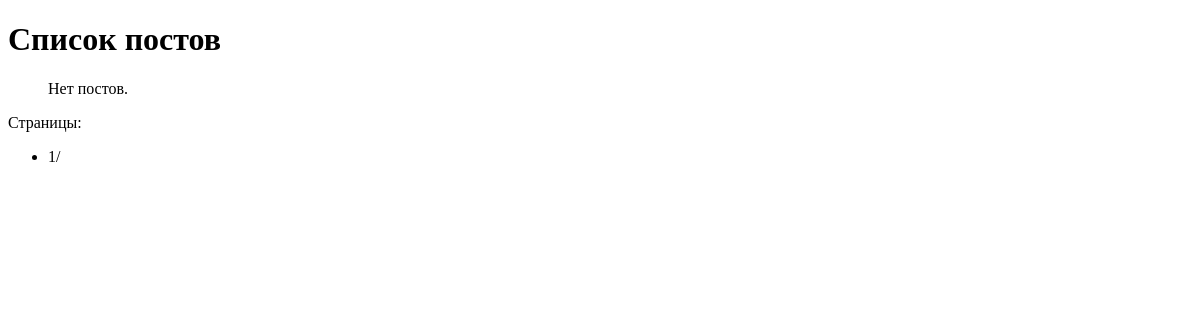
Page /?page=2 on the earlier database version.
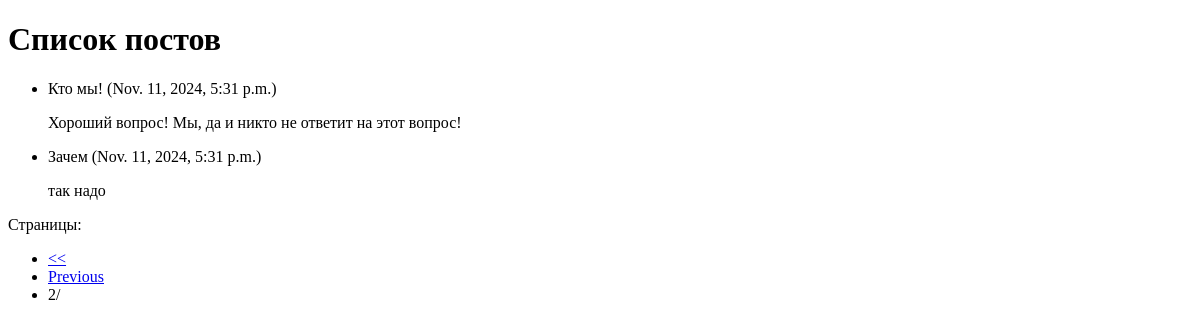
Same page on the later database version.
### paginator/models.py (models this page shows)
class Post(models.Model):
    title = models.CharField(max_length=50)
    content = models.TextField()
    created_at = models.DateTimeField(auto_now_add=True)

### paginator/views.py (the view)
# urls.py: path('', index),
def index(request):
    posts = Post.objects.all()
    paginator = Paginator(posts, 3)
    page_number = request.GET.get('page')
    page_obj = paginator.get_page(page_number)
    return render(request, 'index.html', {'page_posts': page_obj})

### templates/index.html (shortened to what this page needs)
<!DOCTYPE html>
<html lang="en">
<head>
</head>
<body>
{% block content %}
    <h1>Список постов</h1>
    <ul>
        {% for post in page_posts %}
            <li>
                {{ post.title }} ({{ post.created_at }})
                <p>{{ post.content }}</p>
            </li>
        {% empty %}
            <p>Нет постов.</p>
        {% endfor %}
    </ul>
    <div class="pagination">
        <p>Страницы:</p>
        <ul>
            {% if page_posts.has_previous %}
                <li><a href="?page=1"><<</a></li>
                <li><a href="?page={{ page_posts.previous_page_number }}">Previous</a></li>
            {% endif %}
            <li>{{ page_posts.number }}/{{ paginator.num_pages }}</li>
        </ul>
    </div>
{% endblock %}
</body>
</html>

Differences in the rows shown:
added Post: title "Кто мы!", created_at "Nov. 11, 2024, 5:31 p.m.", content "Хороший вопрос! Мы, да и никто не ответит на этот вопрос!"
added Post: title "Зачем", created_at "Nov. 11, 2024, 5:31 p.m.", content "так надо"
Other differences:
{{ page_posts.number }}: "1" → "2"
text no longer shown: "Нет постов."
text now shown: "<< Previous"
